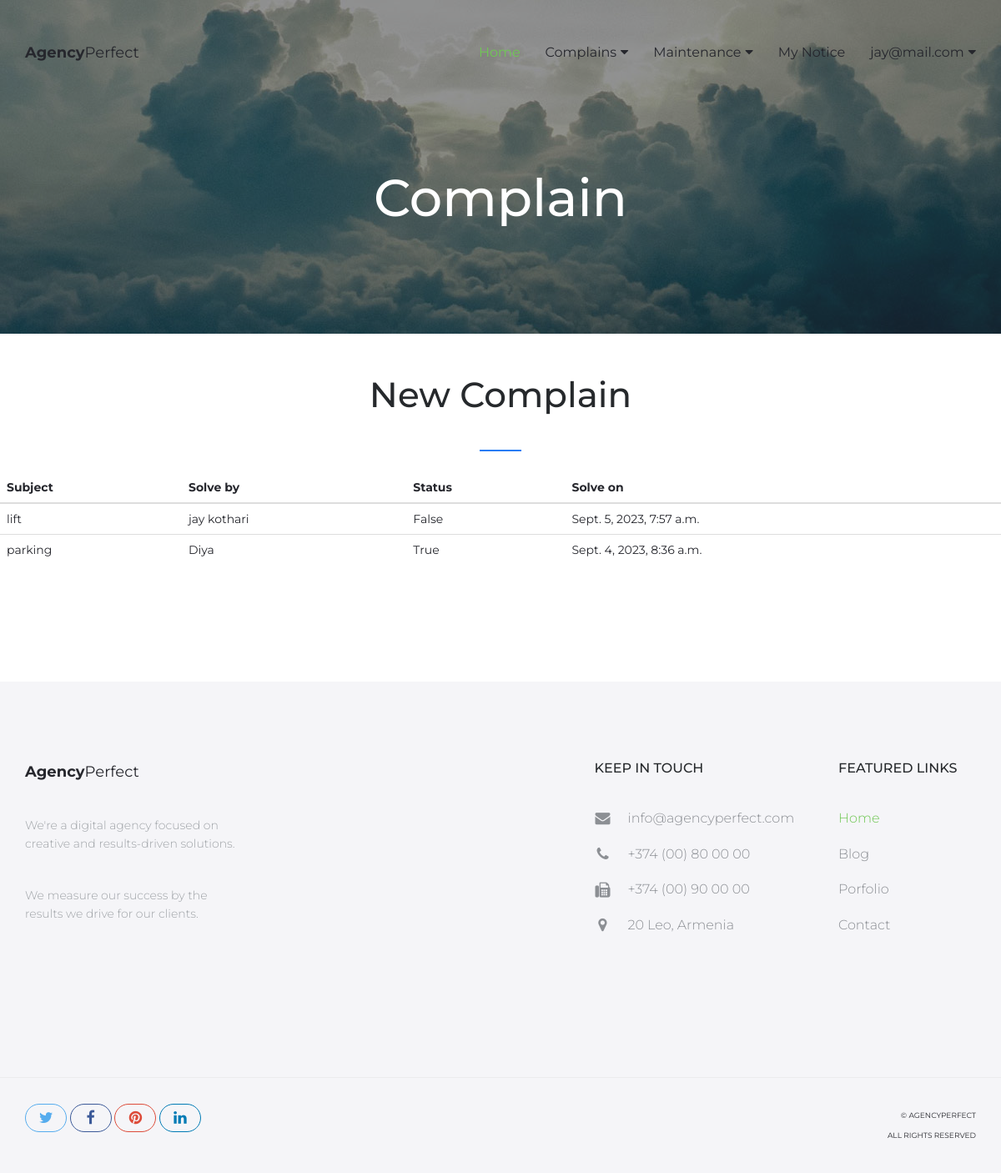
Before: /my-complains/ (signed in) with the older database file.
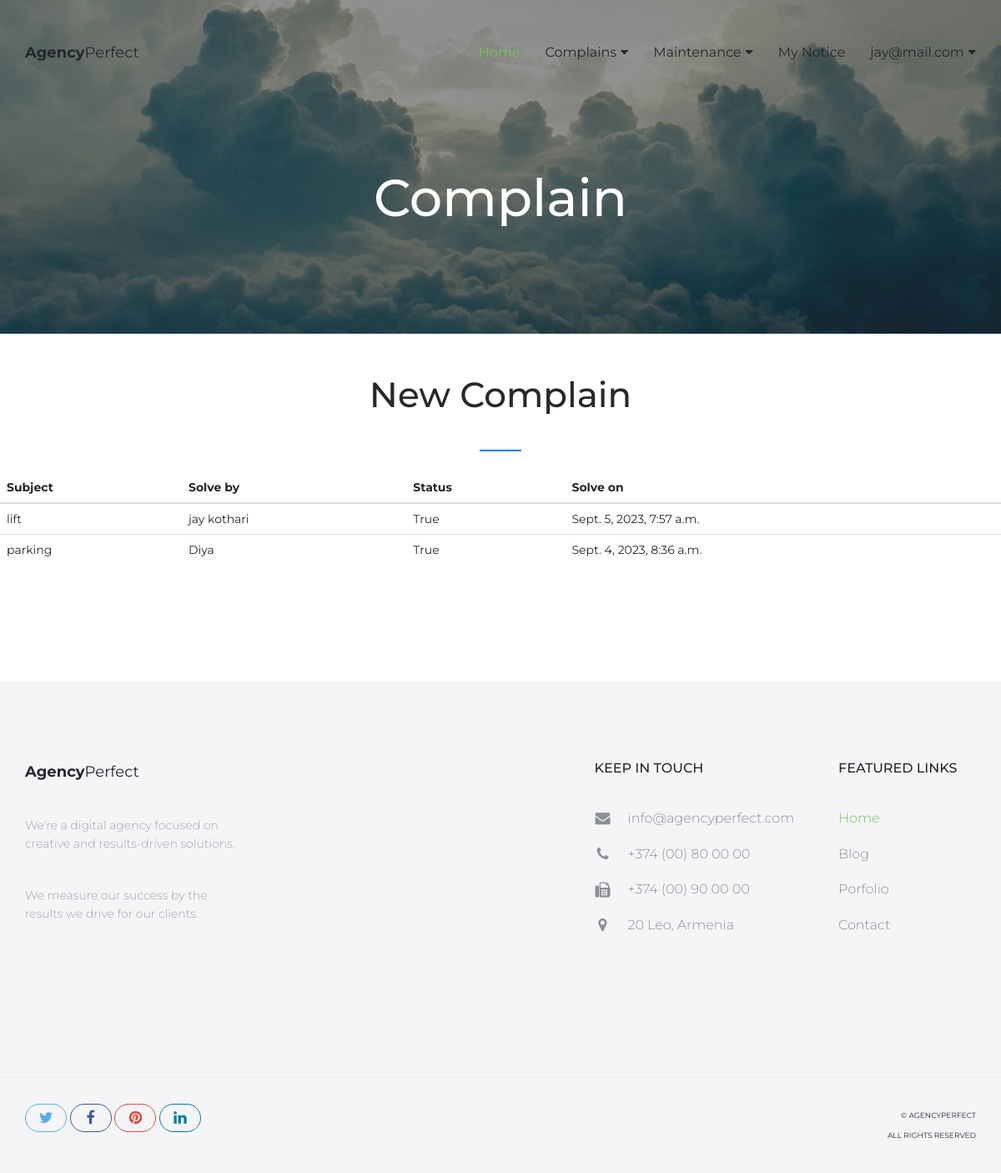
After: the same page with the newer database file.
### Secretory/models.py (models this page shows, shortened)
class Complain(models.Model):
    complain_by = models.ForeignKey(Member,on_delete=models.CASCADE)
    subject = models.CharField(max_length=50)
    des = models.TextField()
    pic = models.FileField(upload_to='complains/',null=True,blank=True)
    solve_by = models.ForeignKey(Secratory,on_delete=models.CASCADE,blank=True,null=True)
    complain_on = models.DateTimeField(auto_now_add=True)
    solve_on = models.DateTimeField(null=True,blank=True)
    solve = models.BooleanField(default=False)

class Secratory(models.Model):
    name = models.CharField(max_length=30)
    email = models.EmailField(unique=True)
    mobile = models.CharField(max_length=10)
    address = models.TextField()
    password = models.CharField(max_length=30)
    sec_from = models.DateField(auto_now_add=True)
    profile_pic = models.FileField(upload_to='profile',default='avtar.png')

### Members/views.py (the view)
# urls.py: path('my-complains/',views.my_complains,name='my-complains'),
def my_complains(request):
    complains = models.Complain.objects.filter(complain_by__email=request.session['memail'])
    return render(request,'my-complains.html',{'complains':complains})

### Members/templates/my-complains.html (shortened to what this page needs)
{% extends 'member-header.html' %}
{% load static %}
{% block content %}
<br><br><br><br>
<section class="portfolio section">
<div id="hero" class="hero overlay subpage-hero contact-hero">
    <div class="hero-content">
        <div class="hero-text">
            <h1>Complain</h1>
        </div>
    </div>
  </div>
{% if complains %}
<div class="row mt-50">
        <h2 class="text-center heading-separator">New Complain</h2>
        <table class="table">
            <thead class="thead-dark">
              <tr>
                <th scope="col">Subject</th>
                <th scope="col">Solve by</th>
                <th scope="col">Status</th>
                <th scope="col">Solve on</th>
              </tr>
            </thead>
            <tbody>
            {% for complain in complains %}
              <tr>
                <td>{{complain.subject}}</td>
                <td>{{complain.solve_by.name}}</td>
                <td>{{complain.solve}}</td>
                <td>{{complain.solve_on}}</td>
              </tr>
            {% endfor %}
            </tbody>
          </table>
</div>
{% endif %}
<br><br>
</section>
{% endblock %}

Changed rows visible on the page:
changed Complain "lift": solve "False" → "True"
